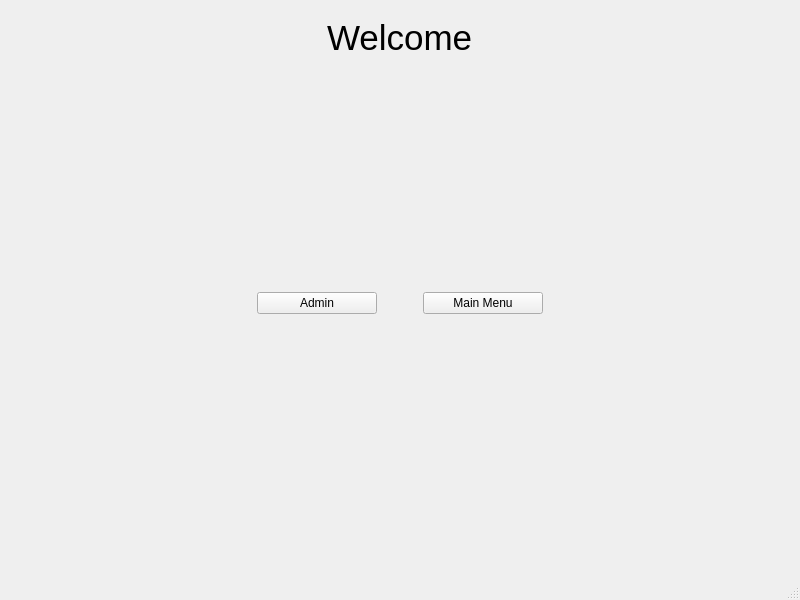
<?xml version="1.0" encoding="UTF-8"?>
<ui version="4.0">
 <class>MainWindow</class>
 <widget class="QMainWindow" name="MainWindow">
  <property name="geometry">
   <rect>
    <x>0</x>
    <y>0</y>
    <width>800</width>
    <height>600</height>
   </rect>
  </property>
  <property name="windowTitle">
   <string>MainWindow</string>
  </property>
  <widget class="QWidget" name="centralwidget">
   <layout class="QGridLayout" name="gridLayout_2">
    <item row="0" column="0">
     <widget class="QStackedWidget" name="stackedWidget">
      <property name="currentIndex">
       <number>0</number>
      </property>
      <widget class="QWidget" name="MainPage">
       <layout class="QGridLayout" name="gridLayout_3">
        <item row="0" column="0">
         <layout class="QVBoxLayout" name="verticalLayout_3">
          <item>
           <layout class="QVBoxLayout" name="verticalLayout">
            <item>
             <layout class="QHBoxLayout" name="horizontalLayout_3">
              <item>
               <spacer name="horizontalSpacer_4">
                <property name="orientation">
                 <enum>Qt::Horizontal</enum>
                </property>
                <property name="sizeHint" stdset="0">
                 <size>
                  <width>40</width>
                  <height>20</height>
                 </size>
                </property>
               </spacer>
              </item>
              <item>
               <widget class="QLabel" name="label_welcome">
                <property name="font">
                 <font>
                  <family>Segoe UI</family>
                  <pointsize>26</pointsize>
                  <italic>false</italic>
                  <bold>false</bold>
                 </font>
                </property>
                <property name="styleSheet">
                 <string notr="true">font: 26pt &quot;Segoe UI&quot;;</string>
                </property>
                <property name="text">
                 <string>Welcome</string>
                </property>
               </widget>
              </item>
              <item>
               <spacer name="horizontalSpacer_5">
                <property name="orientation">
                 <enum>Qt::Horizontal</enum>
                </property>
                <property name="sizeHint" stdset="0">
                 <size>
                  <width>40</width>
                  <height>20</height>
                 </size>
                </property>
               </spacer>
              </item>
             </layout>
            </item>
            <item>
             <spacer name="verticalSpacer">
              <property name="orientation">
               <enum>Qt::Vertical</enum>
              </property>
              <property name="sizeHint" stdset="0">
               <size>
                <width>20</width>
                <height>40</height>
               </size>
              </property>
             </spacer>
            </item>
           </layout>
          </item>
          <item>
           <layout class="QVBoxLayout" name="verticalLayout_2">
            <item>
             <layout class="QHBoxLayout" name="horizontalLayout_2">
              <item>
               <spacer name="horizontalSpacer_2">
                <property name="orientation">
                 <enum>Qt::Horizontal</enum>
                </property>
                <property name="sizeHint" stdset="0">
                 <size>
                  <width>40</width>
                  <height>20</height>
                 </size>
                </property>
               </spacer>
              </item>
              <item>
               <layout class="QHBoxLayout" name="horizontalLayout">
                <item>
                 <widget class="QPushButton" name="pushButton_admin">
                  <property name="minimumSize">
                   <size>
                    <width>120</width>
                    <height>10</height>
                   </size>
                  </property>
                  <property name="text">
                   <string>Admin</string>
                  </property>
                 </widget>
                </item>
                <item>
                 <spacer name="horizontalSpacer">
                  <property name="orientation">
                   <enum>Qt::Horizontal</enum>
                  </property>
                  <property name="sizeHint" stdset="0">
                   <size>
                    <width>40</width>
                    <height>20</height>
                   </size>
                  </property>
                 </spacer>
                </item>
                <item>
                 <widget class="QPushButton" name="pushButton_main">
                  <property name="minimumSize">
                   <size>
                    <width>120</width>
                    <height>10</height>
                   </size>
                  </property>
                  <property name="maximumSize">
                   <size>
                    <width>75</width>
                    <height>16777215</height>
                   </size>
                  </property>
                  <property name="text">
                   <string>Main Menu</string>
                  </property>
                 </widget>
                </item>
               </layout>
              </item>
              <item>
               <spacer name="horizontalSpacer_3">
                <property name="orientation">
                 <enum>Qt::Horizontal</enum>
                </property>
                <property name="sizeHint" stdset="0">
                 <size>
                  <width>40</width>
                  <height>20</height>
                 </size>
                </property>
               </spacer>
              </item>
             </layout>
            </item>
            <item>
             <spacer name="verticalSpacer_2">
              <property name="orientation">
               <enum>Qt::Vertical</enum>
              </property>
              <property name="sizeHint" stdset="0">
               <size>
                <width>20</width>
                <height>40</height>
               </size>
              </property>
             </spacer>
            </item>
           </layout>
          </item>
         </layout>
        </item>
       </layout>
      </widget>
      <widget class="QWidget" name="page_2_admin">
       <layout class="QGridLayout" name="gridLayout_4">
        <item row="0" column="0">
         <layout class="QHBoxLayout" name="horizontalLayout_4">
          <item>
           <spacer name="horizontalSpacer_6">
            <property name="orientation">
             <enum>Qt::Horizontal</enum>
            </property>
            <property name="sizeHint" stdset="0">
             <size>
              <width>40</width>
              <height>20</height>
             </size>
            </property>
           </spacer>
          </item>
          <item>
           <widget class="QLabel" name="label_admin">
            <property name="font">
             <font>
              <pointsize>20</pointsize>
             </font>
            </property>
            <property name="text">
             <string>Admin Login</string>
            </property>
           </widget>
          </item>
          <item>
           <spacer name="horizontalSpacer_7">
            <property name="orientation">
             <enum>Qt::Horizontal</enum>
            </property>
            <property name="sizeHint" stdset="0">
             <size>
              <width>40</width>
              <height>20</height>
             </size>
            </property>
           </spacer>
          </item>
         </layout>
        </item>
        <item row="2" column="0">
         <layout class="QVBoxLayout" name="verticalLayout_4">
          <item>
           <layout class="QHBoxLayout" name="horizontalLayout_6">
            <item>
             <spacer name="verticalSpacer_4">
              <property name="orientation">
               <enum>Qt::Vertical</enum>
              </property>
              <property name="sizeHint" stdset="0">
               <size>
                <width>100</width>
                <height>40</height>
               </size>
              </property>
             </spacer>
            </item>
            <item>
             <layout class="QGridLayout" name="gridLayout">
              <item row="1" column="0">
               <widget class="QLabel" name="label_username">
                <property name="text">
                 <string>Username:</string>
                </property>
               </widget>
              </item>
              <item row="1" column="1">
               <widget class="QLineEdit" name="lineEdit_username"/>
              </item>
              <item row="2" column="1">
               <widget class="QLineEdit" name="lineEdit_password">
                <property name="echoMode">
                 <enum>QLineEdit::Password</enum>
                </property>
               </widget>
              </item>
              <item row="2" column="0">
               <widget class="QLabel" name="label_password">
                <property name="text">
                 <string>Password</string>
                </property>
               </widget>
              </item>
              <item row="0" column="1">
               <spacer name="verticalSpacer_5">
                <property name="orientation">
                 <enum>Qt::Vertical</enum>
                </property>
                <property name="sizeType">
                 <enum>QSizePolicy::MinimumExpanding</enum>
                </property>
                <property name="sizeHint" stdset="0">
                 <size>
                  <width>20</width>
                  <height>40</height>
                 </size>
                </property>
               </spacer>
              </item>
             </layout>
            </item>
            <item>
             <spacer name="verticalSpacer_3">
              <property name="orientation">
               <enum>Qt::Vertical</enum>
              </property>
              <property name="sizeHint" stdset="0">
               <size>
                <width>100</width>
                <height>40</height>
               </size>
              </property>
             </spacer>
            </item>
           </layout>
          </item>
          <item>
           <layout class="QHBoxLayout" name="horizontalLayout_5">
            <item>
             <spacer name="horizontalSpacer_8">
              <property name="orientation">
               <enum>Qt::Horizontal</enum>
              </property>
              <property name="sizeHint" stdset="0">
               <size>
                <width>40</width>
                <height>20</height>
               </size>
              </property>
             </spacer>
            </item>
            <item>
             <widget class="QPushButton" name="pushButton_login">
              <property name="text">
               <string>Login</string>
              </property>
             </widget>
            </item>
            <item>
             <spacer name="horizontalSpacer_9">
              <property name="orientation">
               <enum>Qt::Horizontal</enum>
              </property>
              <property name="sizeHint" stdset="0">
               <size>
                <width>40</width>
                <height>20</height>
               </size>
              </property>
             </spacer>
            </item>
           </layout>
          </item>
          <item>
           <spacer name="verticalSpacer_6">
            <property name="orientation">
             <enum>Qt::Vertical</enum>
            </property>
            <property name="sizeHint" stdset="0">
             <size>
              <width>20</width>
              <height>40</height>
             </size>
            </property>
           </spacer>
          </item>
         </layout>
        </item>
       </layout>
      </widget>
      <widget class="QWidget" name="page_3_adminEdit">
       <widget class="QLabel" name="label_adminEdit">
        <property name="geometry">
         <rect>
          <x>300</x>
          <y>30</y>
          <width>171</width>
          <height>81</height>
         </rect>
        </property>
        <property name="font">
         <font>
          <pointsize>20</pointsize>
         </font>
        </property>
        <property name="text">
         <string>Admin Edit</string>
        </property>
       </widget>
       <widget class="QPushButton" name="pushButton_homeAdminEdit">
        <property name="geometry">
         <rect>
          <x>30</x>
          <y>520</y>
          <width>80</width>
          <height>24</height>
         </rect>
        </property>
        <property name="text">
         <string>Home</string>
        </property>
       </widget>
      </widget>
      <widget class="QWidget" name="page_4_mainPage">
       <layout class="QGridLayout" name="gridLayout_5">
        <item row="0" column="0" colspan="2">
         <layout class="QVBoxLayout" name="verticalLayout_8">
          <item>
           <layout class="QHBoxLayout" name="horizontalLayout_8">
            <item>
             <spacer name="horizontalSpacer_10">
              <property name="orientation">
               <enum>Qt::Horizontal</enum>
              </property>
              <property name="sizeHint" stdset="0">
               <size>
                <width>40</width>
                <height>20</height>
               </size>
              </property>
             </spacer>
            </item>
            <item>
             <widget class="QLabel" name="label">
              <property name="font">
               <font>
                <pointsize>20</pointsize>
               </font>
              </property>
              <property name="text">
               <string>Main Page</string>
              </property>
             </widget>
            </item>
            <item>
             <spacer name="horizontalSpacer_11">
              <property name="orientation">
               <enum>Qt::Horizontal</enum>
              </property>
              <property name="sizeHint" stdset="0">
               <size>
                <width>40</width>
                <height>20</height>
               </size>
              </property>
             </spacer>
            </item>
           </layout>
          </item>
         </layout>
        </item>
        <item row="1" column="0">
         <layout class="QVBoxLayout" name="verticalLayout_7">
          <item>
           <layout class="QVBoxLayout" name="verticalLayout_6">
            <item>
             <widget class="QPushButton" name="nflTeamsPushButton">
              <property name="text">
               <string>Show NFL Teams</string>
              </property>
             </widget>
            </item>
            <item>
             <widget class="QPushButton" name="stadiumNamePushButton">
              <property name="text">
               <string>Show Stadium Names and Teams</string>
              </property>
             </widget>
            </item>
           </layout>
          </item>
          <item>
           <spacer name="verticalSpacer_7">
            <property name="orientation">
             <enum>Qt::Vertical</enum>
            </property>
            <property name="sizeHint" stdset="0">
             <size>
              <width>20</width>
              <height>40</height>
             </size>
            </property>
           </spacer>
          </item>
         </layout>
        </item>
        <item row="1" column="1">
         <layout class="QVBoxLayout" name="verticalLayout_5">
          <item>
           <layout class="QHBoxLayout" name="horizontalLayout_7">
            <item>
             <widget class="QLineEdit" name="searchFootballTeamLineEdit"/>
            </item>
            <item>
             <widget class="QPushButton" name="searchTeamPushBUtton">
              <property name="text">
               <string>Search for Football Team</string>
              </property>
             </widget>
            </item>
           </layout>
          </item>
          <item>
           <widget class="QTableView" name="footballTableView"/>
          </item>
         </layout>
        </item>
        <item row="2" column="0">
         <layout class="QHBoxLayout" name="horizontalLayout_9">
          <item>
           <widget class="QPushButton" name="pushButton_homeMainPage">
            <property name="text">
             <string>Home</string>
            </property>
           </widget>
          </item>
          <item>
           <spacer name="horizontalSpacer_12">
            <property name="orientation">
             <enum>Qt::Horizontal</enum>
            </property>
            <property name="sizeHint" stdset="0">
             <size>
              <width>40</width>
              <height>20</height>
             </size>
            </property>
           </spacer>
          </item>
         </layout>
        </item>
       </layout>
      </widget>
     </widget>
    </item>
   </layout>
  </widget>
  <widget class="QMenuBar" name="menubar">
   <property name="geometry">
    <rect>
     <x>0</x>
     <y>0</y>
     <width>800</width>
     <height>22</height>
    </rect>
   </property>
  </widget>
  <widget class="QStatusBar" name="statusbar"/>
 </widget>
 <resources/>
 <connections/>
</ui>
